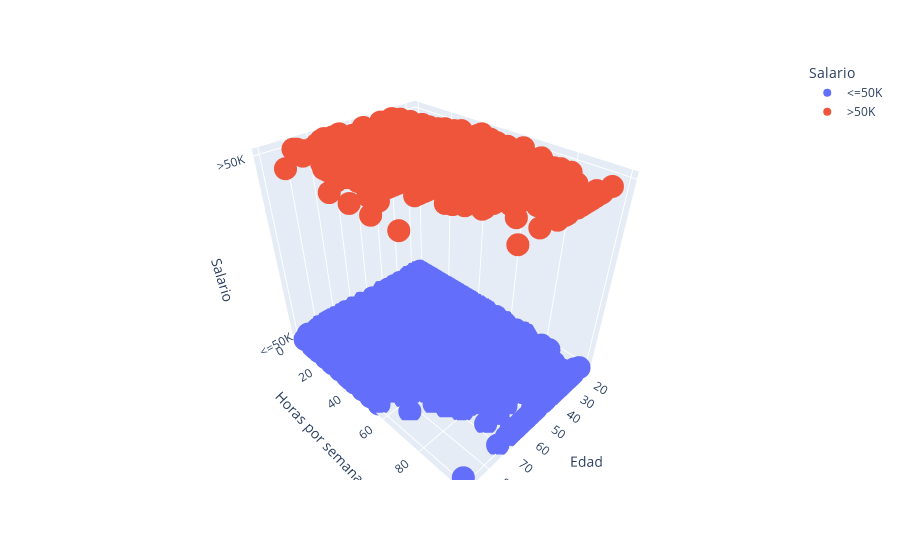

The notebook cell this image was saved under:
### Code cell
fig = px.scatter_3d(source, 
                    x="age", 
                    y="hours-per-week", 
                    z="salary", 
                    color="salary", 
                    labels={"age": "Edad", "hours-per-week": "Horas por semana", "salary": "Salario"})
fig.show()

### Figure 1 — Plotly figure (JSON) as saved in the notebook; plotly's stock layout.template omitted (floating-point values rounded to 4 significant figures; data arrays with more than 128 entries replaced by an {"elided": "..."} marker saying what was removed)
{"data": [{"hovertemplate": "Salario=%{z}<br>Edad=%{x}<br>Horas por semana=%{y}<extra></extra>", "legendgroup": "<=50K", "marker": {"color": "#636efa", "symbol": "circle"}, "mode": "markers", "name": "<=50K", "scene": "scene", "showlegend": true, "type": "scatter3d", "x": {"elided": "24720 int values"}, "y": {"elided": "24720 int values"}, "z": {"elided": "24720 str values"}}, {"hovertemplate": "Salario=%{z}<br>Edad=%{x}<br>Horas por semana=%{y}<extra></extra>", "legendgroup": ">50K", "marker": {"color": "#EF553B", "symbol": "circle"}, "mode": "markers", "name": ">50K", "scene": "scene", "showlegend": true, "type": "scatter3d", "x": {"elided": "7841 int values"}, "y": {"elided": "7841 int values"}, "z": {"elided": "7841 str values"}}], "layout": {"legend": {"title": {"text": "Salario"}, "tracegroupgap": 0}, "margin": {"t": 60}, "scene": {"domain": {"x": [0, 1], "y": [0, 1]}, "xaxis": {"title": {"text": "Edad"}}, "yaxis": {"title": {"text": "Horas por semana"}}, "zaxis": {"categoryarray": ["<=50K", ">50K"], "categoryorder": "array", "title": {"text": "Salario"}}}}}
